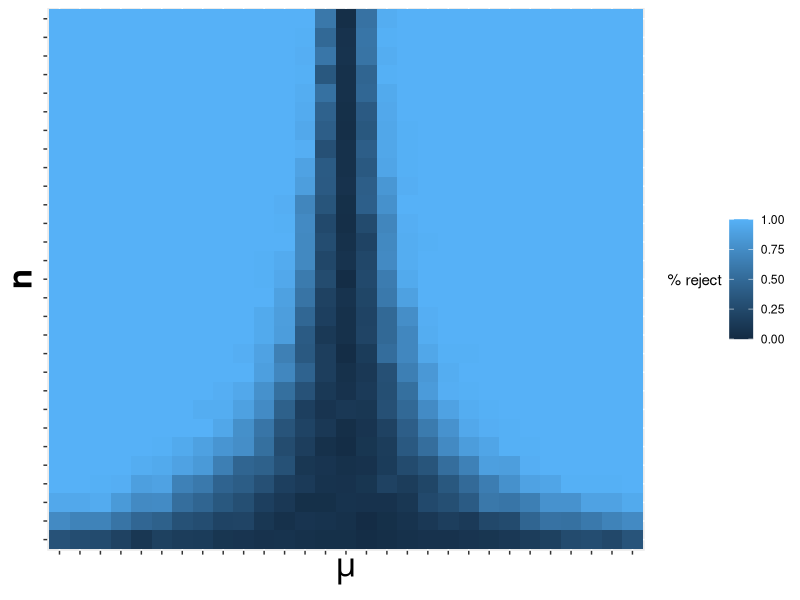
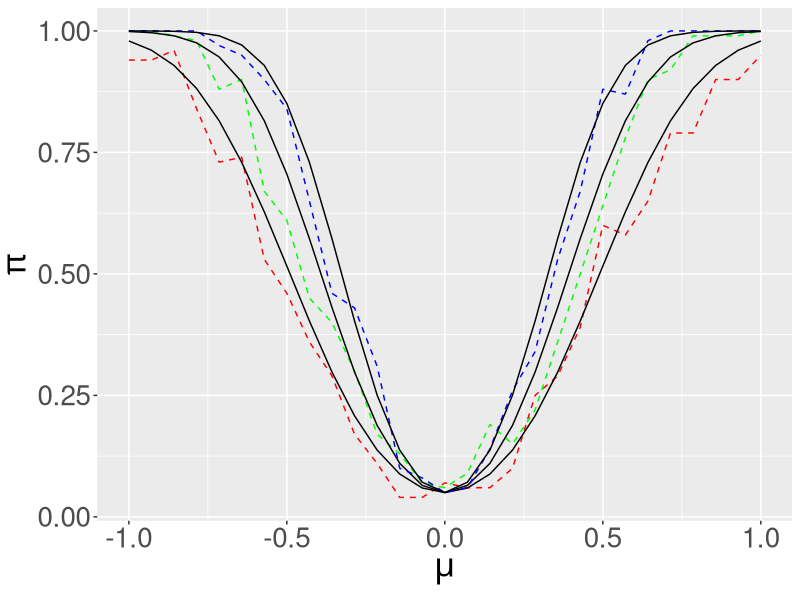
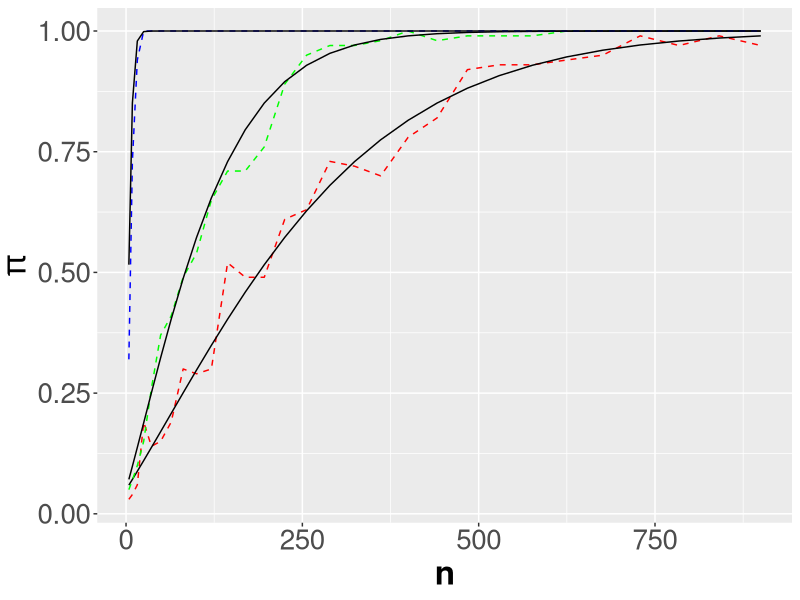

The R source for these figures, in order:
## ---- chunk 1
knitr::opts_chunk$set(echo = FALSE)
## ---- chunk 2
rm(list = ls())
cat("\014")

library(tidyverse)
library(tidyr)

n <- (2:30)^2
u <- seq(-1,1,length.out = length(n))

g <- function(n, u, s) {
  R <- c()
  for (i in 1:s) {
    y <- rnorm(n, u, 1)
    t <- t.test(y, alternative = "two.sided")
    r <- t$p.value < 0.05
    R <- c(R,r)
  }
  return(mean(R))
}

G <- mapply(g,rep(n,29),rep(u,each=29),100)
M <- cbind(rep(n,29), rep(u, each = 29), G)
M <- as.data.frame(M)
colnames(M) <- c("n", "u", "G")

U <- reshape(M, idvar = "u", direction = "wide", timevar = "n")
colnames(U) <- c("u",as.character(n))

N <- reshape(M, idvar = "n", direction = "wide", timevar = "u")
colnames(N) <- c("n", as.character(1:29))
## ---- chunk 3
ggplot(data = M, aes(x = factor(u), y = factor(n))) + geom_tile(aes(fill = G)) + 
  theme(axis.text = element_blank()
        , axis.title=element_text(size=24,face="bold")) + 
  xlab(expression(mu)) + 
  ylab("n") + 
  scale_fill_continuous(guide = guide_colourbar(title = "% reject", title.position="left"), limits=c(0, 1))
## ---- chunk 4
ggplot(data = U) +
  geom_line(aes(x=u, y=`16`), linetype = "dashed", color = "red") + 
  geom_line(aes(x=u, y = 1 - pnorm(1.96 - 4*u) + pnorm(-1.96 - 4*u))) +
  geom_line(aes(x=u, y=`25`), linetype = "dashed", color = "green") + 
  geom_line(aes(x=u, y = 1 - pnorm(1.96 - 5*u) + pnorm(-1.96 - 5*u))) +
  geom_line(aes(x=u, y=`36`), linetype = "dashed", color = "blue") + 
  geom_line(aes(x=u, y = 1 - pnorm(1.96 - 6*u) + pnorm(-1.96 - 6*u))) + 
  ylab(expression(pi)) + xlab(expression(mu)) + 
  theme(axis.text = element_text(size=20)
        , axis.title = element_text(size=24,face="bold"))
## ---- chunk 5
ggplot(data = N) +
  geom_line(aes(x=n, y=`17`), linetype = "dashed", color = "red") + 
  geom_line(aes(x=n, y = 1 - pnorm(1.96 - sqrt(n)*u[17]) + pnorm(-1.96 - sqrt(n)*u[17]))) +
  geom_line(aes(x=n, y=`18`), linetype = "dashed", color = "green") + 
  geom_line(aes(x=n, y = 1 - pnorm(1.96 - sqrt(n)*u[18]) + pnorm(-1.96 - sqrt(n)*u[18]))) +
  geom_line(aes(x=n, y=`1`), linetype = "dashed", color = "blue") + 
  geom_line(aes(x=n, y = 1 - pnorm(1.96 - sqrt(n)*u[1]) + pnorm(-1.96 - sqrt(n)*u[1]))) +
  ylab(expression(pi)) + 
  theme(axis.text = element_text(size=20)
        , axis.title = element_text(size=24,face="bold"))
